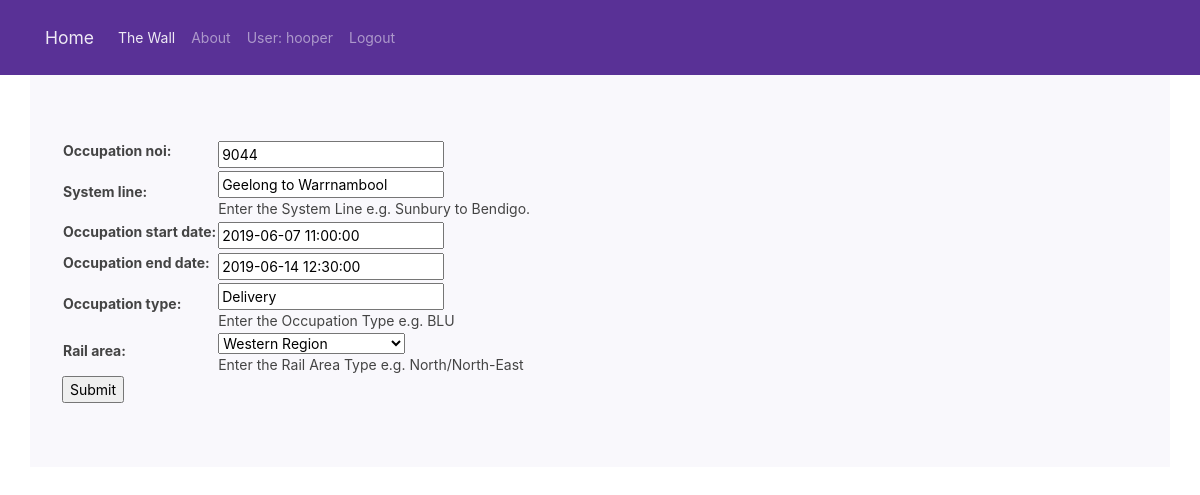
Screenshot of /the_wall/occupation/1/update (signed in) with the database file from the repository.
### the_wall/models.py (models this page shows, shortened)
class Occupation(models.Model):
    occupation_noi = models.PositiveIntegerField()
    system_line = models.CharField(max_length = 100, help_text='Enter the System Line e.g. Sunbury to Bendigo.')
    occupation_start_date = models.DateTimeField()
    occupation_end_date = models.DateTimeField()
    occupation_type = models.CharField(max_length = 50, help_text='Enter the Occupation Type e.g. BLU')
    AREA_CHOICE = (('Western Region', 'Western Region'),('North/North-East Region', 'North/North-East Region'),('Central & Eastern Region', 'Central & Eastern Region'))
    rail_area = models.CharField(max_length = 50,choices=AREA_CHOICE, help_text='Enter the Rail Area Type e.g. North/North-East')
    class Meta:
        ordering = ['occupation_start_date']

### the_wall/views.py (the view)
# urls.py: path('occupation/<int:pk>/update',views.OccupationUpdateView.as_view(),name='occupation_update'),
class OccupationUpdateView(LoginRequiredMixin,UpdateView):
    login_url = '/accounts/login'
    redirect_field_name = ''
    model = Occupation
    fields ='__all__'

### the_wall/templates/the_wall/occupation_form.html (shortened to what this page needs)
{% extends "base.html" %}
{% block content %}
<div class="jumbotron container">
<form action="" method="post">
    <table>
    {{ form.as_table }}
    </table>
    <input type="submit" value="Submit" />
</form>
</div>
{% endblock %}

### templates/base.html (shortened to what this page needs)
<!DOCTYPE html>
{% load staticfiles %}
<html lang="en" dir="ltr">
  <head>
<link href="https://stackpath.bootstrapcdn.com/bootswatch/4.1.1/pulse/bootstrap.min.css" rel="stylesheet">
  </head>
    <body>
      <nav class="navbar navbar-expand-lg navbar-dark bg-primary">
        <div class="container">
          <a class="navbar-brand" href="{% url 'index' %}">Home</a>
          <div class="collapse navbar-collapse" id="navbarColor01">
            <ul class="navbar-nav mr-auto">
              <li class="nav-item active">
                <a class="nav-link" href="{% url 'the_wall:wall-index' %}">The Wall<span class="sr-only">(current)</span></a>
              </li>
              <li class="nav-item">
                <a class="nav-link" href="{% url 'about' %}">About</a>
              </li>
              {% if user.is_authenticated %}
              <li class="nav-item">
                <li class="nav-link">User: {{ user.get_username }}</li>
                <a class="nav-link" href="{% url 'logout'%}?next={{request.path}}">Logout</a>
                {% else %}
                <a class="nav-link" href="{% url 'login'%}?next={{request.path}}">Login</a>
              </li>
              {% endif %}
            </ul>
          </div>
        </div>
      </nav>
{% block content %}
{% endblock %}
  </body>
</html>

### rows the page displays
Occupation: occupation_noi "9044", system_line "Geelong to Warrnambool", occupation_start_date "2019-06-07 11:00:00", occupation_end_date "2019-06-14 12:30:00", occupation_type "Delivery", rail_area "Western Region"

### other values shown
{{ user.get_username }} "hooper"
